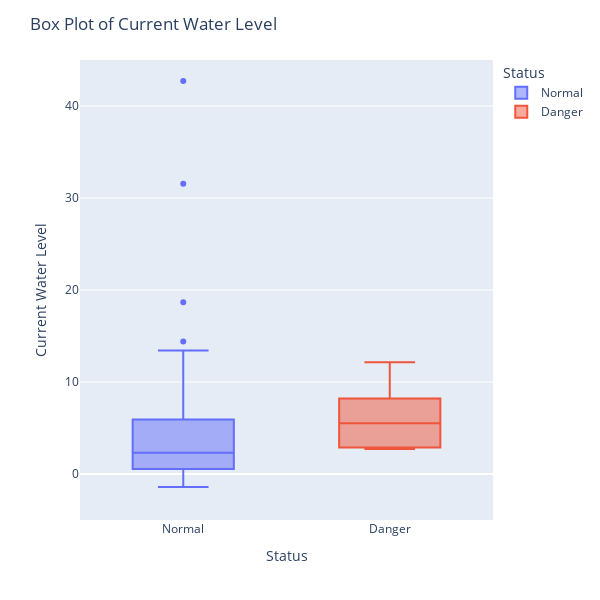

Notebook cell for this chart:
### Markdown cell above
From the pie chart shown above, it is observed that there is high possibility that Sarawak is no longer in the raining season. Hence, majority of the areas are not at flood risk compared to the flood data shown in Department of Irrigation & Drainage Sarawak. However, there are 6 areas predominantly in Miri whereby the river level caused flooding and required the need to evacuate the villages. 



Note: The data from Public Info Banjir are constantly updated on daily basis. The current data was scrapped on 21 January 2022.

### Code cell
import plotly.express as px

fig = px.box(data_frame = sarawakRiver
       ,x = "Status"
       ,y = "Current Water Level"
       ,color= "Status"
       )

fig.update_layout(height=600, width=600, title = "Box Plot of Current Water Level")

fig.update_yaxes(range=[-5, 45])

### Figure 1 — Plotly figure (JSON) as saved in the notebook; plotly's stock layout.template omitted (floating-point values rounded to 4 significant figures)
{"data": [{"alignmentgroup": "True", "hovertemplate": "Status=%{x}<br>Current Water Level=%{y}<extra></extra>", "legendgroup": "Normal", "marker": {"color": "#636efa"}, "name": "Normal", "notched": false, "offsetgroup": "Normal", "orientation": "v", "showlegend": true, "type": "box", "x": ["Normal", "Normal", "Normal", "Normal", "Normal", "Normal", "Normal", "Normal", "Normal", "Normal", "Normal", "Normal", "Normal", "Normal", "Normal", "Normal", "Normal", "Normal", "Normal", "Normal", "Normal", "Normal", "Normal", "Normal", "Normal", "Normal", "Normal", "Normal", "Normal", "Normal", "Normal", "Normal", "Normal", "Normal", "Normal", "Normal", "Normal", "Normal", "Normal", "Normal", "Normal", "Normal", "Normal", "Normal", "Normal", "Normal", "Normal", "Normal", "Normal", "Normal", "Normal", "Normal", "Normal", "Normal", "Normal", "Normal", "Normal", "Normal", "Normal", "Normal", "Normal", "Normal", "Normal", "Normal", "Normal", "Normal", "Normal", "Normal", "Normal", "Normal", "Normal", "Normal", "Normal", "Normal", "Normal", "Normal", "Normal", "Normal", "Normal", "Normal", "Normal", "Normal", "Normal", "Normal", "Normal", "Normal", "Normal", "Normal", "Normal"], "x0": " ", "xaxis": "x", "y": [7.45, 31.54, 14.39, 5.41, 11.34, 11.65, 10.19, 5.78, 2.06, 0.26, 1.95, -1.05, 0.02, -1.06, -1.4, -1.3, -1.34, 4.59, 3.82, 2.35, 0.26, -0.87, -0.08, 0.63, 3.63, 11.03, 12.37, 5.01, 0.98, 3.32, -0.4, 13.05, 13.19, 2.44, 4.74, 1.3, 3.08, 2.54, 2, 1.81, 6.6, 7.7, 42.71, 6.25, 18.67, 6.56, 5.52, 10.57, 9.28, 4.3, 8.43, 3.47, 2.98, 2.31, 1.99, 0.5, -0.26, 1.3, 0.63, 0.38, 1.24, 0.26, 0.66, 0.56, 4.91, 13.43, 1.41, -0.04, 0.66, 1.59, 2.02, 0.45, 2.34, 6.42, 0.41, 0, 0.47, 0.91, 2.22, 1.83, 0.06, 1.22, 5.83, 3.72, 12.6, 3.21, 1.68, 0.15, 2.97], "y0": " ", "yaxis": "y"}, {"alignmentgroup": "True", "hovertemplate": "Status=%{x}<br>Current Water Level=%{y}<extra></extra>", "legendgroup": "Danger", "marker": {"color": "#EF553B"}, "name": "Danger", "notched": false, "offsetgroup": "Danger", "orientation": "v", "showlegend": true, "type": "box", "x": ["Danger", "Danger", "Danger", "Danger", "Danger", "Danger"], "x0": " ", "xaxis": "x", "y": [2.73, 4.66, 6.36, 12.16, 8.22, 2.88], "y0": " ", "yaxis": "y"}], "layout": {"boxmode": "overlay", "height": 600, "legend": {"title": {"text": "Status"}, "tracegroupgap": 0}, "margin": {"t": 60}, "title": {"text": "Box Plot of Current Water Level"}, "width": 600, "xaxis": {"anchor": "y", "categoryarray": ["Normal", "Danger"], "categoryorder": "array", "domain": [0, 1], "title": {"text": "Status"}}, "yaxis": {"anchor": "x", "domain": [0, 1], "range": [-5, 45], "title": {"text": "Current Water Level"}}}}
